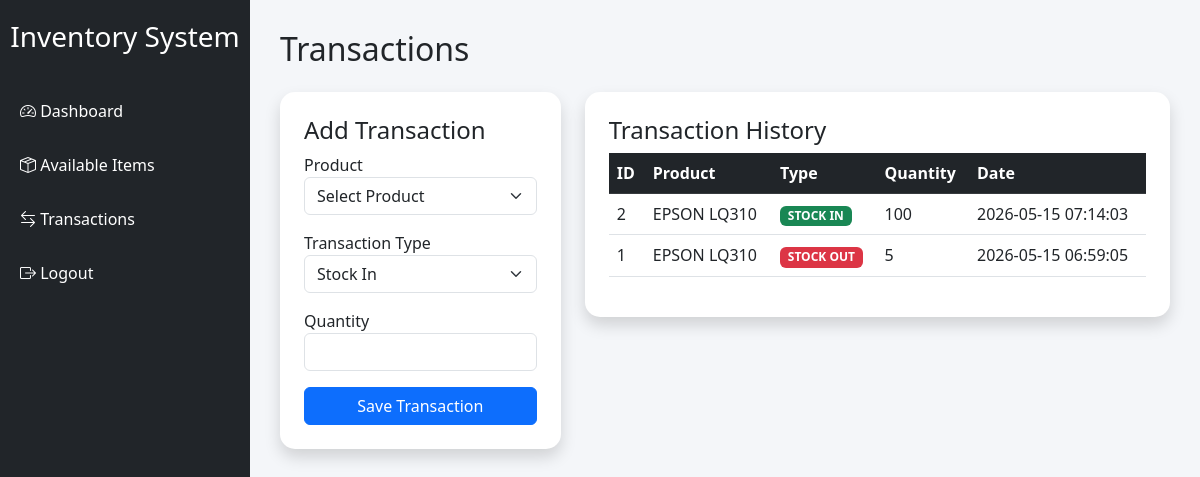
The page /pages/transaction.php (signed in) on the database its author committed.
### tables this page shows
CREATE TABLE `transactions` (
  `transaction_id` int(11) NOT NULL,
  `product_id` int(11) DEFAULT NULL,
  `type` enum('IN','OUT') DEFAULT NULL,
  `quantity` int(11) DEFAULT NULL,
  `transaction_date` timestamp NOT NULL DEFAULT current_timestamp()
);

CREATE TABLE `products` (
  `product_id` int(11) NOT NULL,
  `product_name` varchar(100) NOT NULL,
  `category` varchar(50) DEFAULT NULL,
  `price` decimal(10,2) DEFAULT NULL,
  `quantity` int(11) DEFAULT 0,
  `supplier_id` int(11) DEFAULT NULL,
  `created_at` timestamp NOT NULL DEFAULT current_timestamp()
);

### pages/transaction.php (the view, shortened to what this page needs)
<?php
include('../config/database.php');
$transactions = mysqli_query($conn,
"SELECT transactions.*, products.product_name
FROM transactions
JOIN products
ON transactions.product_id = products.product_id
ORDER BY transaction_id DESC");
?>
<!DOCTYPE html>
<html>
<head>
    <link href="https://cdn.jsdelivr.net/npm/bootstrap@5.3.0/dist/css/bootstrap.min.css" rel="stylesheet">
    <link rel="stylesheet"
    href="https://cdn.jsdelivr.net/npm/bootstrap-icons@1.10.5/font/bootstrap-icons.css">
</head>
<body>
<div class="sidebar">
    <h3>Inventory System</h3>
    <a href="dashboard.php">
        <i class="bi bi-speedometer2"></i>
        Dashboard
    </a>
    <a href="available_items.php">
        <i class="bi bi-box-seam"></i>
        Available Items
    </a>
    <a href="transaction.php">
        <i class="bi bi-arrow-left-right"></i>
        Transactions
    </a>
    <a href="../auth/logout.php">
        <i class="bi bi-box-arrow-right"></i>
        Logout
    </a>
</div>
<div class="content">
    <h2 class="mb-4">Transactions</h2>
    <div class="row">
        <div class="col-md-4">
            <div class="card shadow p-4">
                <h4>Add Transaction</h4>
                <form method="POST">
                    <div class="mb-3">
                        <label>Product</label>
                        <select name="product_id"
                                class="form-select"
                                required>
                            <option value="">Select Product</option>
                        </select>
                    </div>
                    <div class="mb-3">
                        <label>Transaction Type</label>
                        <select name="type"
                                class="form-select"
                                required>
                            <option value="IN">Stock In</option>
                        </select>
                    </div>
                    <div class="mb-3">
                        <label>Quantity</label>
                        <input type="number"
                               name="quantity"
                               class="form-control"
                               required>
                    </div>
                    <button type="submit"
                            name="save_transaction"
                            class="btn btn-primary w-100">
                        Save Transaction
                    </button>
                </form>
            </div>
        </div>
        <div class="col-md-8">
            <div class="card shadow p-4">
                <h4>Transaction History</h4>
                <table class="table table-hover">
                    <thead class="table-dark">
                        <tr>
                            <th>ID</th>
                            <th>Product</th>
                            <th>Type</th>
                            <th>Quantity</th>
                            <th>Date</th>
                        </tr>
                    </thead>
                    <tbody>
                    <?php while($row = mysqli_fetch_assoc($transactions)): ?>
                        <tr>
                            <td><?php echo $row['transaction_id']; ?></td>
                            <td><?php echo $row['product_name']; ?></td>
                            <td>
                                <?php
                                if($row['type'] == "IN"){
                                    echo "<span class='badge bg-success'>";
                                    echo "STOCK IN";
                                    echo "</span>";
                                } else {
                                    echo "<span class='badge bg-danger'>";
                                    echo "STOCK OUT";
                                    echo "</span>";
                                }
                                ?>
                            </td>
                            <td><?php echo $row['quantity']; ?></td>
                            <td><?php echo $row['transaction_date']; ?></td>
                        </tr>
                    <?php endwhile; ?>
                    </tbody>
                </table>
            </div>
        </div>
    </div>
</div>
</body>
</html>

### pages/transaction.php (style rules this page uses)
body { background: #f4f6f9; }
.sidebar { width: 250px; height: 100vh; position: fixed; background: #212529; padding-top: 20px; }
.sidebar h3 { color: white; text-align: center; margin-bottom: 30px; }
.sidebar a { color: white; display: block; padding: 15px 20px; text-decoration: none; }
.content { margin-left: 250px; padding: 30px; }
.card { border-radius: 15px; border: none; }

### rows shown on the page
transactions: transaction_id "2", product.product_name "EPSON LQ310", type "STOCK IN", quantity "100", transaction_date "2026-05-15 07:14:03"
transactions: transaction_id "1", product.product_name "EPSON LQ310", type "STOCK OUT", quantity "5", transaction_date "2026-05-15 06:59:05"
